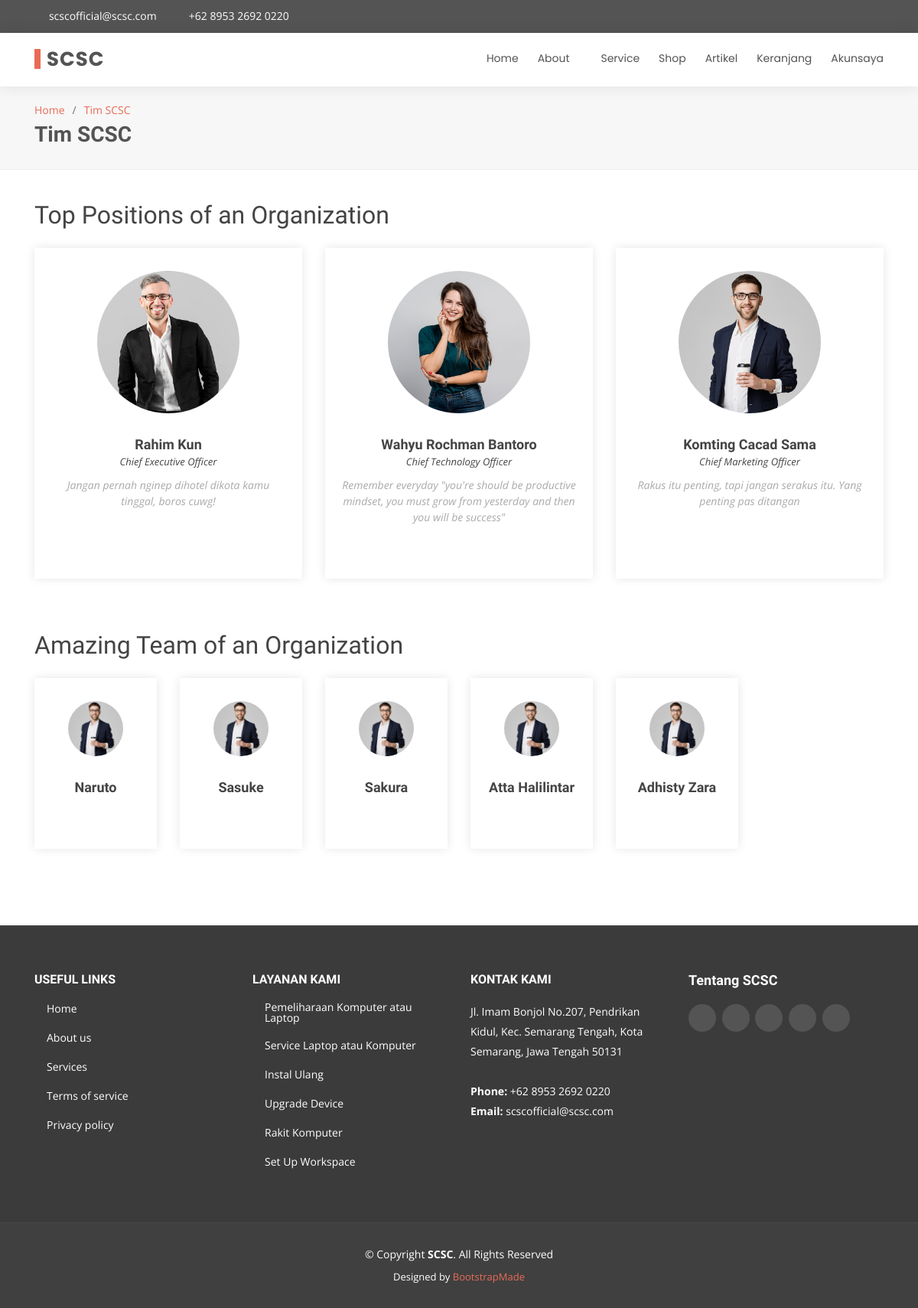
Page /index.php/tim on the committed database.
### tables this page shows
CREATE TABLE `homemenu` (
  `id` int(191) NOT NULL,
  `name` varchar(191) NOT NULL,
  `value` varchar(191) NOT NULL,
  `status` int(191) NOT NULL
);

CREATE TABLE `user` (
  `id` int(191) NOT NULL,
  `name` varchar(191) NOT NULL,
  `photo` varchar(191) NOT NULL,
  `email` varchar(191) NOT NULL,
  `telp` varchar(191) NOT NULL,
  `birthday` varchar(191) NOT NULL,
  `jobs` varchar(191) NOT NULL,
  `gender` varchar(191) NOT NULL,
  `address` text NOT NULL,
  `role` int(191) NOT NULL,
  `status` varchar(191) NOT NULL,
  `complete` int(191) NOT NULL,
  `twitter` varchar(191) NOT NULL,
  `instagram` varchar(191) NOT NULL,
  `facebook` varchar(191) NOT NULL,
  `linkedin` varchar(191) NOT NULL,
  `password` text NOT NULL
);

CREATE TABLE `service` (
  `id` int(191) NOT NULL,
  `icon` varchar(191) NOT NULL,
  `name` varchar(191) NOT NULL,
  `description` text NOT NULL,
  `estimation` varchar(191) NOT NULL,
  `level` int(191) NOT NULL,
  `price` int(191) NOT NULL,
  `status` int(191) NOT NULL
);

### application/controllers/tim.php (called while the page is built, shortened)
<?php
class tim extends CI_Controller
{
    public function index(){
        $data['title'] = "Tim SCSC";
        $tempVar = $this->scsc->getAll("homemenu");
        $data['menu'] = $tempVar;
        $tempVar = $this->scsc->getAll("homemenuabout");
        $data['submenu'] = $tempVar;
        $tempVar = $this->scsc->getData("profil",array('name'=>'logo'));
        $tempVar = $tempVar[0]["value"];
        $data['logo'] = $tempVar;
        $tempVar = $this->scsc->getData("profil",array('name'=>'singkatan'));
        $tempVar = $tempVar[0]["value"];
        $data['singkatan'] = $tempVar;
        $tempVar = $this->scsc->getData("profil",array('name'=>'email'));
        $tempVar = $tempVar[0]["value"];
        $data['email'] = $tempVar;
        $tempVar = $this->scsc->getData("profil",array('name'=>'alamat'));
        $tempVar = $tempVar[0]["value"];
        $data['alamat'] = $tempVar;
        $tempVar = $this->scsc->getData("profil",array('name'=>'telp'));
        $tempVar = $tempVar[0]["value"];
        $data['telp'] = $tempVar;
        $tempVar = $this->scsc->getData("profil",array('name'=>'twitter'));
        $tempVar = $tempVar[0]["value"];
        $data['twitter'] = $tempVar;
        $tempVar = $this->scsc->getData("profil",array('name'=>'facebook'));
        $tempVar = $tempVar[0]["value"];
        $data['facebook'] = $tempVar;
        $tempVar = $this->scsc->getData("profil",array('name'=>'instagram'));
        $tempVar = $tempVar[0]["value"];
        $data['instagram'] = $tempVar;
        $tempVar = $this->scsc->getData("profil",array('name'=>'skype'));
        $tempVar = $tempVar[0]["value"];
        $data['skype'] = $tempVar;
        $tempVar = $this->scsc->getData("profil",array('name'=>'linkedin'));
        $tempVar = $tempVar[0]["value"];
        $data['linkedin'] = $tempVar;
        $tempVar = $this->scsc->getAll("corefitur");
        $data['mainfitur'] = $tempVar;
        $tempVar = $this->scsc->getData("user",array('role'=>1));
        $data['role1'] = $tempVar[0]['name'];
        $data['twitter1'] = $tempVar[0]['twitter'];
        $data['facebook1'] = $tempVar[0]['facebook'];
        $data['instagram1'] = $tempVar[0]['instagram'];
        $data['linkedin1'] = $tempVar[0]['linkedin'];
        $tempVar = $this->scsc->getData("job",array('id_user'=>$tempVar[0]['id']));
        $data['quotes1'] = $tempVar[0]['quotes'];
        $tempVar = $this->scsc->getData("user",array('role'=>'2'));
        $data['role2'] = $tempVar[0]['name'];
        $data['twitter2'] = $tempVar[0]['twitter'];
        $data['facebook2'] = $tempVar[0]['facebook'];
        $data['instagram2'] = $tempVar[0]['instagram'];
        $data['linkedin2'] = $tempVar[0]['linkedin'];
        $tempVar = $this->scsc->getData("job",array('id_user'=>$tempVar[0]['id']));
        $data['quotes2'] = $tempVar[0]['quotes'];
        $tempVar = $this->scsc->getData("user",array('role'=>'3'));
        $data['role3'] = $tempVar[0]['name'];
        $data['twitter3'] = $tempVar[0]['twitter'];
        $data['facebook3'] = $tempVar[0]['facebook'];
        $data['instagram3'] = $tempVar[0]['instagram'];
        $data['linkedin3'] = $tempVar[0]['linkedin'];
        $tempVar = $this->scsc->getData("job",array('id_user'=>$tempVar[0]['id']));
        $data['quotes3'] = $tempVar[0]['quotes'];
        $tempVar = $this->scsc->getData("user",array('role'=>'4'));
        $data['role4'] = $tempVar;
        $tempVar = $this->scsc->getData("user",array('role'=>'5'));
        $data['role5'] = $tempVar;
        $tempVar = $this->scsc->getData("user",array('role'=>'6'));
        $data['role6'] = $tempVar;
        $tempVar = $this->scsc->getData("service",array('status'=>'1'));
        $data['services'] = $tempVar;
        $data['link'] = "Tim SCSC";
        $data['active'] = 0;
        $data['dd'] = 2;
        $data['dda'] = 2;
        $this->load->view('home/header', $data);
        $this->load->view('home/top', $data);
        $this->load->view('home/tim', $data);
        $this->load->view('home/footer', $data);
    }
}

### index.php (called while the page is built, shortened)
<?php
require_once BASEPATH.'core/CodeIgniter.php';

### application/models/scsc.php (called while the page is built, shortened)
<?php
class scsc extends CI_Model
{
    public function getData($dataBase, $where)
    {
        return $this->db->get_where($dataBase, $where)->result_array();
    }
    public function getAll($tabel)
    {
        return $this->db->get($tabel)->result_array();
    }
}

### application/views/home/tim.php (the view, shortened to what this page needs)
<main id="main">
    <section id="breadcrumbs" class="breadcrumbs">
      <div class="container">
        <ol>
          <li><a href="<?= base_url();?>">Home</a></li>
          <li><a href="<?= base_url();?>tim" ><?= $link;?></a></li>
        </ol>
        <h2><?= $link;?></h2>
      </div>
    </section>
    <section id="team" class="team">
      <div class="container">
        <h2>Top Positions of an Organization</h2>
        <div class="row mt-4">
          <div class="col-lg-4 col-md-6 d-flex align-items-stretch">
            <div class="member">
              <img src="assets/img/team/team-1.jpg" alt="">
              <h4><?= ucwords(strtolower($role1));?></h4>
              <span>Chief Executive Officer</span>
              <p>
                <?= $quotes1;?>
              </p>
              <div class="social">
                <a href="<?= $twitter1;?>" title="twitter profile <?= $role1;?>"><i class="icofont-twitter"></i></a>
                <a href="<?= $facebook1;?>" title="facebook profile <?= $role1;?>"><i class="icofont-facebook"></i></a>
                <a href="<?= $instagram1;?>" title="instagram profile <?= $role1;?>"><i class="icofont-instagram"></i></a>
                <a href="<?= $linkedin1;?>" title="linkedin profile <?= $role1;?>"><i class="icofont-linkedin"></i></a>
              </div>
            </div>
          </div>
          <div class="col-lg-4 col-md-6 d-flex align-items-stretch">
            <div class="member">
              <img src="assets/img/team/team-2.jpg" alt="">
              <h4><?= ucwords(strtolower($role2));?></h4>
              <span>Chief Technology Officer</span>
              <p>
                <?= $quotes2;?>
              </p>
              <div class="social">
                <a href="<?= $twitter2;?>" title="twitter profile <?= $role2;?>"><i class="icofont-twitter"></i></a>
                <a href="<?= $facebook2;?>" title="facebook profile <?= $role2;?>"><i class="icofont-facebook"></i></a>
                <a href="<?= $instagram2;?>" title="instagram profile <?= $role2;?>"><i class="icofont-instagram"></i></a>
                <a href="<?= $linkedin2;?>" title="linkedin profile <?= $role2;?>"><i class="icofont-linkedin"></i></a>
              </div>
            </div>
          </div>
          <div class="col-lg-4 col-md-6 d-flex align-items-stretch">
            <div class="member">
              <img src="assets/img/team/team-3.jpg" alt="">
              <h4><?= ucwords(strtolower($role3));?></h4>
              <span>Chief Marketing Officer</span>
              <p>
                <?= $quotes3;?>
              </p>
              <div class="social">
                <a href="<?= $twitter3;?>" title="twitter profile <?= $role3;?>"><i class="icofont-twitter"></i></a>
                <a href="<?= $facebook3;?>" title="facebook profile <?= $role3;?>"><i class="icofont-facebook"></i></a>
                <a href="<?= $instagram3;?>" title="instagram profile <?= $role3;?>"><i class="icofont-instagram"></i></a>
                <a href="<?= $linkedin3;?>" title="linkedin profile <?= $role3;?>"><i class="icofont-linkedin"></i></a>
              </div>
            </div>
          </div>
        </div>
        <h2 class="mt-5">Amazing Team of an Organization</h2>
        <div class="row mt-4">
          <?php foreach($role4 as $r4):?>
          <div class="col-2 d-flex align-items-stretch">
            <div class="member">
              <img src="assets/img/team/team-3.jpg" alt="">
              <h4><?= ucwords(strtolower($r4['name']));?></h4>
              <div class="social">
                <a href="<?= $r4['twitter'];?>" title="twitter profile <?= $r4['name'];?>"><i class="icofont-twitter"></i></a>
                <a href="<?= $r4['facebook'];?>" title="facebook profile <?= $r4['name'];?>"><i class="icofont-facebook"></i></a>
                <a href="<?= $r4['instagram'];?>" title="instagram profile <?= $r4['name'];?>"><i class="icofont-instagram"></i></a>
                <a href="<?= $r4['linkedin'];?>" title="linkedin profile <?= $r4['name'];?>"><i class="icofont-linkedin"></i></a>
              </div>
            </div>
          </div>
          <?php endforeach;?>
          <?php foreach($role5 as $r5):?>
          <div class="col-2 d-flex align-items-stretch">
            <div class="member">
              <img src="assets/img/team/team-3.jpg" alt="">
              <h4><?= ucwords(strtolower($r5['name']));?></h4>
              <div class="social">
                <a href="<?= $r5['twitter'];?>" title="twitter profile <?= $r5['name'];?>"><i class="icofont-twitter"></i></a>
                <a href="<?= $r5['facebook'];?>" title="facebook profile <?= $r5['name'];?>"><i class="icofont-facebook"></i></a>
                <a href="<?= $r5['instagram'];?>" title="instagram profile <?= $r5['name'];?>"><i class="icofont-instagram"></i></a>
                <a href="<?= $r5['linkedin'];?>" title="linkedin profile <?= $r5['name'];?>"><i class="icofont-linkedin"></i></a>
              </div>
            </div>
          </div>
          <?php endforeach;?>
          <?php foreach($role6 as $r6):?>
          <div class="col-2 d-flex align-items-stretch">
            <div class="member">
              <img src="assets/img/team/team-3.jpg" alt="">
              <h4><?= ucwords(strtolower($r6['name']));?></h4>
              <div class="social">
                <a href="<?= $r6['twitter'];?>" title="twitter profile <?= $r6['name'];?>"><i class="icofont-twitter"></i></a>
                <a href="<?= $r6['facebook'];?>" title="facebook profile <?= $r6['name'];?>"><i class="icofont-facebook"></i></a>
                <a href="<?= $r6['instagram'];?>" title="instagram profile <?= $r6['name'];?>"><i class="icofont-instagram"></i></a>
                <a href="<?= $r6['linkedin'];?>" title="linkedin profile <?= $r6['name'];?>"><i class="icofont-linkedin"></i></a>
              </div>
            </div>
          </div>
          <?php endforeach;?>
        </div>
      </div>
    </section>
</main>

### application/views/home/top.php (shortened to what this page needs)
<body>
  <section id="topbar" class="d-none d-lg-block">
    <div class="container d-flex">
      <div class="contact-info mr-auto">
        <i class="icofont-envelope"></i><a href="mailto:<?= $email; ?>" target="_blank" ><?= $email; ?></a>
        <i class="icofont-phone"></i> <a href="tel:<?= $telp; ?>" target="_blank" ><?= $telp; ?></a>
      </div>
      <div class="social-links">
        <a href="<?= $twitter; ?>" target="_blank" class="twitter"><i class="icofont-twitter"></i></a>
        <a href="<?= $facebook; ?>" target="_blank" class="facebook"><i class="icofont-facebook"></i></a>
        <a href="<?= $instagram; ?>" target="_blank" class="instagram"><i class="icofont-instagram"></i></a>
        <a href="<?= $skype; ?>" target="_blank" class="skype"><i class="icofont-skype"></i></a>
        <a href="<?= $linkedin; ?>" target="_blank" class="linkedin"><i class="icofont-linkedin"></i></i></a>
      </div>
    </div>
  </section>
  <header id="header">
    <div class="container d-flex">
      <div class="logo mr-auto">
        <h1 class="text-light"><a href="<?= base_url()?>"><span><?= $singkatan; ?></span></a></h1>
      </div>
      <nav class="nav-menu d-none d-lg-block">
        <ul>
          <?php $a=1;
            foreach($menu as $nama):?>
            <?php if($a == $active && $nama['id'] != $dd):?>
              <li class="active"><a href="<?= base_url().strtolower($nama['value']);?>"><?= $nama['name'];?></a></li>
            <?php elseif($nama['id'] == $dd):?>
              <li class="drop-down"><a href="#"><?= $nama['name'];?></a>
              </li>
            <?php else:?>
              <li><a href="<?= base_url().strtolower($nama['value']);?>"><?= $nama['name'];?></a></li>
            <?php endif;?>
            <?php $a++;?>
          <?php endforeach;?>
        </ul>
      </nav>
    </div>
  </header>

### application/views/home/footer.php (shortened to what this page needs)
<footer id="footer">
  <div class="footer-top">
    <div class="container">
      <div class="row">
        <div class="col-lg-3 col-md-6 footer-links">
          <h4>Useful Links</h4>
          <ul>
            <li><i class="bx bx-chevron-right"></i> <a href="#">Home</a></li>
            <li><i class="bx bx-chevron-right"></i> <a href="#">About us</a></li>
            <li><i class="bx bx-chevron-right"></i> <a href="#">Services</a></li>
            <li><i class="bx bx-chevron-right"></i> <a href="#">Terms of service</a></li>
            <li><i class="bx bx-chevron-right"></i> <a href="#">Privacy policy</a></li>
          </ul>
        </div>
        <div class="col-lg-3 col-md-6 footer-links">
          <h4>Layanan kami</h4>
          <ul>
            <?php foreach($services as $service):?>
              <li><i class="bx bx-chevron-right"></i> <a href="<?= base_url()?>service/serviceitem/<?= $service['name'];?>"><?= $service['name']; ?></a></li>
            <?php endforeach;?>
          </ul>
        </div>
        <div class="col-lg-3 col-md-6 footer-contact">
          <h4>Kontak kami</h4>
          <p>
            <?= $alamat; ?>
            <br><br>
            <strong>Phone:</strong> <?= $telp; ?><br>
            <strong>Email:</strong> <a href="mailto:<?= $email; ?>" target="_blank" class="text-white"><?= $email; ?></a><br>
          </p>
        </div>
        <div class="col-lg-3 col-md-6 footer-info">
          <h3>Tentang <?= $singkatan;?></h3>
          <div class="social-links mt-3">
            <a href="<?= $twitter; ?>" target="_blank" class="twitter"><i class="icofont-twitter"></i></a>
            <a href="<?= $facebook; ?>" target="_blank" class="facebook"><i class="icofont-facebook"></i></a>
            <a href="<?= $instagram; ?>" target="_blank" class="instagram"><i class="icofont-instagram"></i></a>
            <a href="<?= $skype; ?>" target="_blank" class="skype"><i class="icofont-skype"></i></a>
            <a href="<?= $linkedin; ?>" target="_blank" class="linkedin"><i class="icofont-linkedin"></i></i></a>
          </div>
        </div>
      </div>
    </div>
  </div>
  <div class="container">
    <div class="copyright">
      &copy; Copyright <strong><span><?= $singkatan; ?></span></strong>. All Rights Reserved
    </div>
    <div class="credits">
      Designed by <a href="https://bootstrapmade.com/">BootstrapMade</a>
    </div>
  </div>
</footer>
</body>
</html>

### rows in the picture
homemenu: name "Home"
homemenu: name "About"
homemenu: name "Service"
homemenu: name "Shop"
homemenu: name "Artikel"
homemenu: name "Keranjang"
homemenu: name "Akunsaya"
user: name "Wahyu Rochman Bantoro"
user: name "Naruto"
user: name "Sasuke"
user: name "Sakura"
user: name "Atta Halilintar"
user: name "Adhisty Zara"
service: name "Pemeliharaan Komputer atau Laptop"
service: name "Service Laptop atau Komputer"
service: name "Instal Ulang"
service: name "Upgrade Device"
service: name "Rakit Komputer"
service: name "Set Up Workspace"

### other values in the picture
$email "scscofficial@scsc.com"
$telp "+62 8953 2692 0220"
$singkatan "SCSC"
$link "Tim SCSC"
$role1 "Rahim Kun"
$quotes1 "Jangan pernah nginep dihotel dikota kamu tinggal, boros cuwg!"
$quotes2 "Remember everyday \"you're should be productive mindset, you must grow from yesterday and then you will be success\""
$role3 "Komting Cacad Sama"
$quotes3 "Rakus itu penting, tapi jangan serakus itu. Yang penting pas ditangan"
$alamat "Jl. Imam Bonjol No.207, Pendrikan Kidul, Kec. Semarang Tengah, Kota Semarang, Jawa Tengah 50131"
